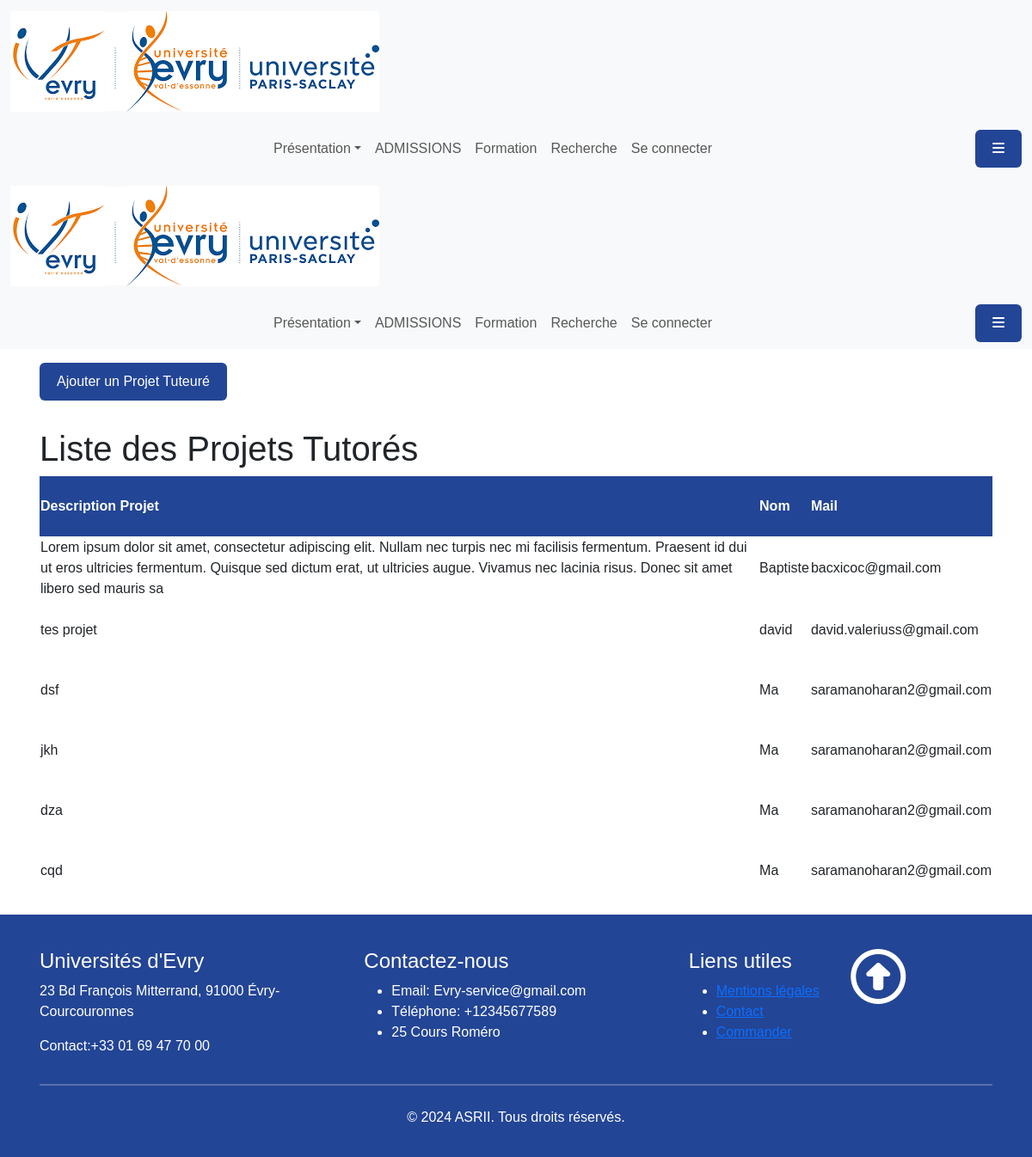
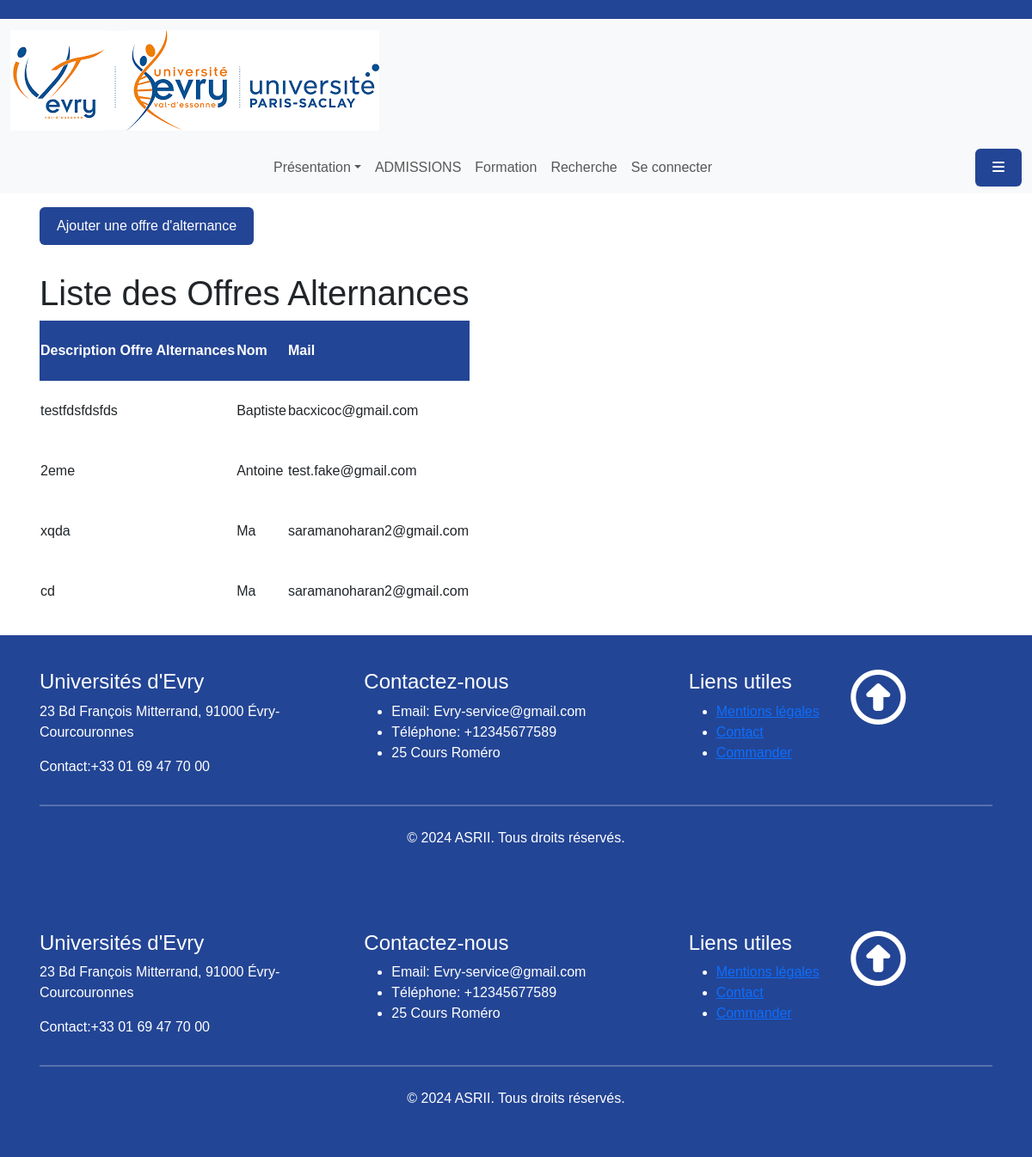
Page /pageHtml/votreEspaceEnt.php on the committed database (2 pictures, top to bottom).
### tables this page shows
CREATE TABLE `Projet` (
  `Id_pro` int(11) NOT NULL,
  `Contenu_pro` varchar(255) NOT NULL,
  `Id_user` int(11) DEFAULT NULL,
  `Validation_prj` tinyint(1) NOT NULL
);

CREATE TABLE `User` (
  `Id_user` int(11) NOT NULL,
  `Nom` varchar(50) NOT NULL,
  `Prenom` varchar(50) NOT NULL,
  `Mail` varchar(50) NOT NULL,
  `Date_creation` date NOT NULL,
  `Mot_de_passe` varchar(255) NOT NULL,
  `Token` varchar(255) NOT NULL,
  `Siret` int(11) DEFAULT NULL,
  `Privilege` int(11) NOT NULL
);

CREATE TABLE `Offre_alternance` (
  `Id_alt` int(11) NOT NULL,
  `Contenu_alt` varchar(255) NOT NULL,
  `Id_user` int(11) DEFAULT NULL,
  `Validation_oa` tinyint(1) NOT NULL
);

### pageHtml/votreEspaceEnt.php (called while the page is built, shortened)
<?php
include_once ('../fonctionPHP/headerFooter.php');
headerASRI(true);
?>
<?php
include_once ('../pageHtml/EntrepriseProjet.html.php');
include_once ('../pageHtml/EntrepriseAlternance.html.php');
?>

### fonctionPHP/identification.php (called while the page is built, shortened)
<?php session_start();
function Veriflogin($redirect=false)
{
    include "BDD.php";
    if(isset($_COOKIE["token"])){
        $mail = $_COOKIE["Mail"];
        $token = $_COOKIE["token"];
        if ($token) {
            $rep = $mysqli->query("SELECT Mail,Token FROM User WHERE Mail='$mail' AND Token='$token'");
            return 1;
        }
    }
    else{
        return 0;
    }
}

### pageHtml/EntrepriseProjet.html.php (the view, shortened to what this page needs)
<?php
include_once ('../fonctionPHP/headerFooter.php');
$sql = "SELECT `Contenu_pro`, `Nom`, `Mail` FROM `Projet` INNER JOIN `User` ON Projet.Id_user = User.Id_user WHERE Validation_prj = 1;";
$result = mysqli_query($mysqli, $sql);
?>
<!DOCTYPE html>
<html lang="fr">
<head>
    <link rel="stylesheet" href="<?= $sousDossier . 'asset/css/style.css' ?>">
</head>
<body>
    <div class="container">
        <a class="btn btn-primary" href="#" id="openModal" role="button">Ajouter un Projet Tuteuré</a>
    </div>
    <div class="container">
        <h1>Liste des Projets Tutorés</h1>
        <table>
            <thead>
                <tr>
                    <th>Description Projet</th>
                    <th>Nom</th>
                    <th>Mail</th>
                </tr>
            </thead>
            <tbody>
                <?php while ($row = mysqli_fetch_assoc($result)) : ?>
                    <tr>
                        <td><?php echo htmlspecialchars($row['Contenu_pro']); ?></td>
                        <td><?php echo htmlspecialchars($row['Nom']); ?></td>
                        <td><?php echo htmlspecialchars($row['Mail']); ?></td>
                    </tr>
                <?php endwhile; ?>
            </tbody>
        </table>
    </div>
</body>
</html>
<?php
footerASRI(true);
?>

### fonctionPHP/headerFooter.php (shortened to what this page needs)
<?php
function headerASRI($sousDossier, $navBar = 1)
{
    $sousDossier = ($sousDossier == true ? '../' : '');
    require_once($sousDossier . 'fonctionPHP/identification.php');
?>
    <!DOCTYPE html>
    <html class="p-0 m-0 fadeInElement" lang="fr">
    <head>
        <link rel="stylesheet" href="<?= $sousDossier . 'node_modules/bootstrap/dist/css/bootstrap.min.css' ?>">
        <link rel="stylesheet" href="<?= $sousDossier . 'asset/css/style.css' ?>">
    </head>
    <body>
        <?php if ($navBar) : ?>
            <nav class="navbar navbar-expand-lg navbar-light bg-light">
                <div id="menuhaut" class="container-fluid">
                    <a class="navbar-brand" href="<?= $sousDossier . 'index.php' ?>">
                        <img src="<?= $sousDossier . 'asset/images/logo.png' ?>" alt="Logo">
                    </a>
                </div>
            </nav>
            <nav class="navbar sticky-top navbar-expand-lg navbar-light bg-light flex-wrap">
                <div class="container-fluid justify-content-center">
                    <ul class="navbar-nav me-auto mx-auto">
                        <li class="nav-item dropdown">
                            <a class="nav-link dropdown-toggle" data-bs-toggle="dropdown" href="#">Présentation</a>
                        </li>
                        <li class="nav-item">
                            <a class="nav-link" href="#">ADMISSIONS</a>
                        </li>
                        <li class="nav-item">
                            <a class="nav-link" href="#">Formation</a>
                        </li>
                        <li class="nav-item">
                            <a class="nav-link" href="#">Recherche</a>
                        </li>
                        <li class="nav-item" style="display: flex;">
                            <?php if (Veriflogin()) echo '<i onclick="swalDeconnexion()" class="fa-solid fa-right-from-bracket fa-lg m-auto"></i>';
                            else echo "<a class='nav-link' href='" . $sousDossier . "pageHtml/Connexion.html.php?inscrit=1'>Se connecter</a>"; ?>
                        </li>
                    </ul>
                    <button2 class="btn btn-primary" data-bs-toggle="offcanvas" data-bs-target="#offcanvasNavbar"><i class="fa fa-bars"></i></button2>
                </div>
            </nav>
        <?php endif; ?>
    <?php
}
function footerASRI($sousDossier)
{
    ?>
        <footer class="site-footer text-white p-4">
            <div class="container">
                <div class="row">
                    <div class="col-md-4">
                        <h4>Universités d'Evry</h4>
                        <p> 23 Bd François Mitterrand, 91000 Évry-Courcouronnes</p>
                        <p>Contact:+33 01 69 47 70 00</p>
                    </div>
                    <div class="col-md-4">
                        <h4>Contactez-nous</h4>
                        <ul>
                            <li>Email: Evry-service@gmail.com</li>
                            <li>Téléphone: +12345677589</li>
                            <li>25 Cours Roméro </li>
                        </ul>
                    </div>
                    <div class="col-md-2">
                        <h4>Liens utiles</h4>
                        <ul>
                            <li><a href="https://camping-rd-l5xebmpq2s.live-website.com/privacy-policy/">Mentions légales</a></li>
                            <li><a href="https://camping-rd-l5xebmpq2s.live-website.com/#contact">Contact</a></li>
                            <li><a href="https://camping-rd-l5xebmpq2s.live-website.com/carte-emplacements">Commander</a></li>
                        </ul>
                    </div>
                    <div class="col-md-2">
                        <a href="#navbar"><i class="far fa-circle-up fa-4x" style="color: #ffffff;"></i></a>
                    </div>
                </div>
                <hr>
                <div class="row">
                    <div class="col-md-12">
                        <p class="text-center">© <?= date('Y') ?> ASRII. Tous droits réservés.</p>
                    </div>
                </div>
            </div>
        </footer>
    </body>
    </html>
<?php
}
?>

### pageHtml/EntrepriseAlternance.html.php (shortened to what this page needs)
<?php
include_once ('../fonctionPHP/headerFooter.php');
$sql = "SELECT `Contenu_alt`, `Nom`, `Mail` FROM `Offre_alternance` INNER JOIN `User` ON Offre_alternance.Id_user = User.Id_user WHERE Validation_oa = 1;";
$result = mysqli_query($mysqli, $sql);
?>
<!DOCTYPE html>
<html lang="fr">
<head>
    <link rel="stylesheet" href="<?= $sousDossier . 'asset/css/style.css' ?>">
</head>
<body>
<div class="container">
        <a class="btn btn-primary" href="#" id="openModal" role="button">Ajouter une offre d'alternance</a>
    </div>
    <div class="container">
        <h1>Liste des Offres Alternances</h1>
        <table>
            <thead>
                <tr>
                    <th>Description Offre Alternances</th>
                    <th>Nom</th>
                    <th>Mail</th>
                </tr>
            </thead>
            <tbody>
                <?php while ($row = mysqli_fetch_assoc($result)) : ?>
                    <tr>
                    <td><?php echo htmlspecialchars($row['Contenu_alt']); ?></td>
                        <td><?php echo htmlspecialchars($row['Nom']); ?></td>
                        <td><?php echo htmlspecialchars($row['Mail']); ?></td>
                    </tr>
                <?php endwhile; ?>
            </tbody>
        </table>
        </div>
</body>
</html>

### asset/css/style.css (style rules this page uses)
.site-footer { position: relative; bottom: 0; width: 100%; background-color: #234595; color: #fff; padding: 20px; }
thead { height: 50px; background-color:#234595; color: white; }
tr { height: 70px; }
body { font-family: Arial, Helvetica, sans-serif; }
* { box-sizing: border-box }
hr { border: 1px solid #f1f1f1; margin-bottom: 25px; }
.container { padding: 16px; }
.fadeInElement { animation: fadeIn 0.5s ease-in-out; }

### pageHtml/EntrepriseProjet.html.php (style rules this page uses)
.btn-primary, .btn-secondary { padding: 10px 20px; border: none; cursor: pointer; font-size: 1em; }
.btn-primary { background-color: #234595; color: white; }

### pageHtml/EntrepriseAlternance.html.php (style rules this page uses)
.btn-primary, .btn-secondary { padding: 10px 20px; border: none; cursor: pointer; font-size: 1em; }
.btn-primary { background-color: #234595; color: white; }

### rows in the picture
projet: Contenu_pro "Lorem ipsum dolor sit amet, consectetur adipiscing elit. Nullam nec turpis nec mi facilisis fermentum. Praesent id dui ut eros ultricies fermentum. Quisque sed dictum erat, ut ultricies augue. Vivamus nec lacinia risus. Donec sit amet libero sed mauris sa", Id_user.Nom "Baptiste", Id_user.Mail "bacxicoc@gmail.com"
projet: Contenu_pro "tes projet", Id_user.Nom "david", Id_user.Mail "david.valeriuss@gmail.com"
projet: Contenu_pro "dsf", Id_user.Nom "Ma", Id_user.Mail "saramanoharan2@gmail.com"
projet: Contenu_pro "jkh", Id_user.Nom "Ma", Id_user.Mail "saramanoharan2@gmail.com"
projet: Contenu_pro "dza", Id_user.Nom "Ma", Id_user.Mail "saramanoharan2@gmail.com"
projet: Contenu_pro "cqd", Id_user.Nom "Ma", Id_user.Mail "saramanoharan2@gmail.com"
offre_alternance: Contenu_alt "testfdsfdsfds", Id_user.Nom "Baptiste", Id_user.Mail "bacxicoc@gmail.com"
offre_alternance: Contenu_alt "2eme", Id_user.Nom "Antoine", Id_user.Mail "test.fake@gmail.com"
offre_alternance: Contenu_alt "xqda", Id_user.Nom "Ma", Id_user.Mail "saramanoharan2@gmail.com"
offre_alternance: Contenu_alt "cd", Id_user.Nom "Ma", Id_user.Mail "saramanoharan2@gmail.com"
